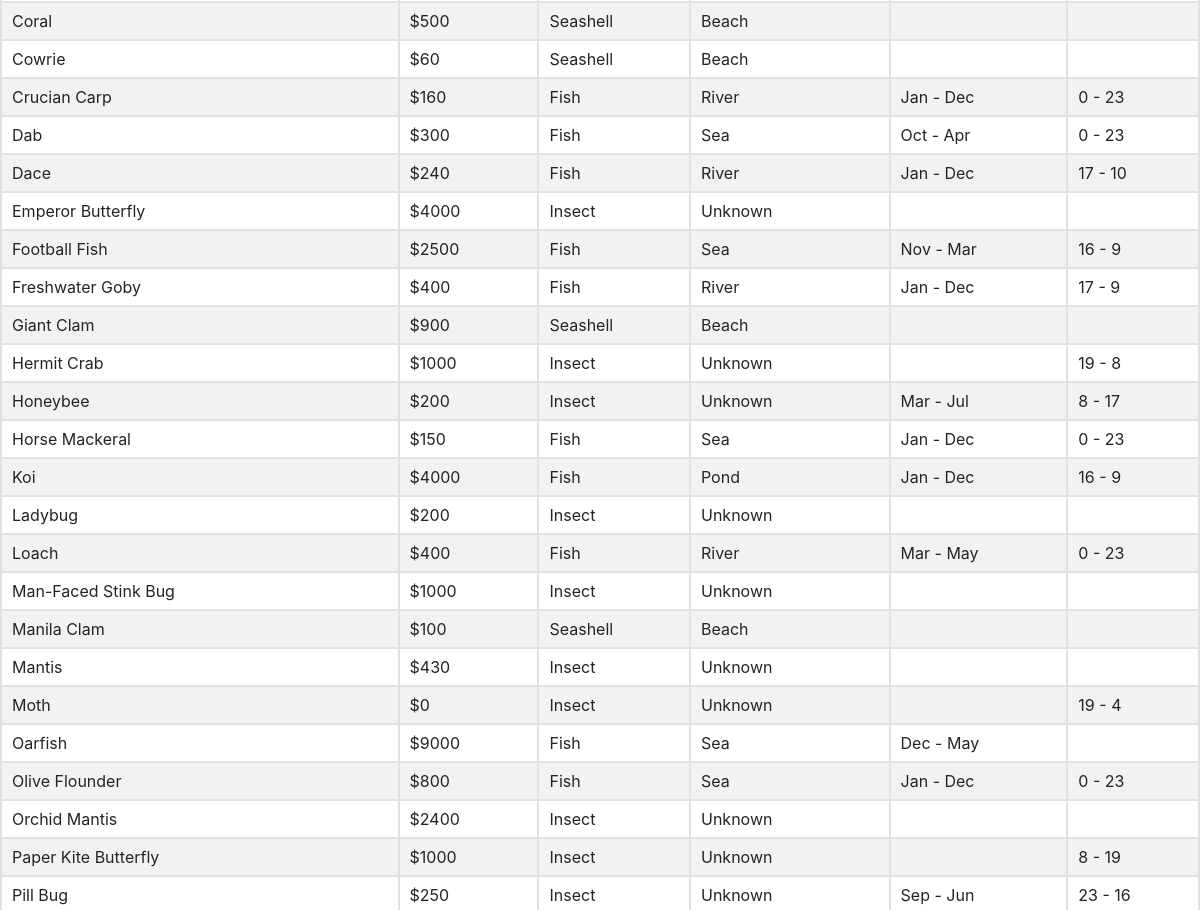
Before: / (middle part) with the older database file.
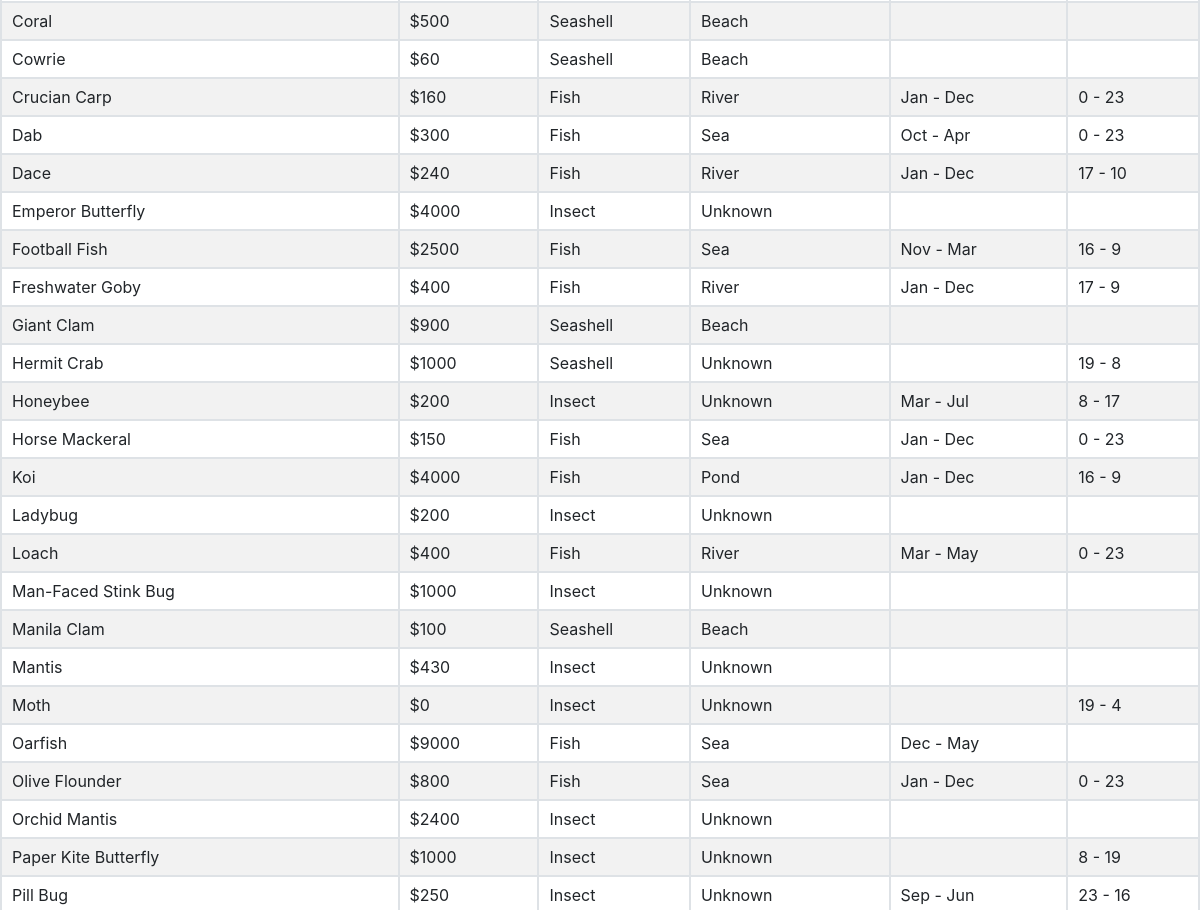
After: the same page with the newer database file.
### tables this page shows
CREATE TABLE collects (id INTEGER PRIMARY KEY ASC ON CONFLICT FAIL AUTOINCREMENT UNIQUE ON CONFLICT FAIL NOT NULL ON CONFLICT FAIL, name VARCHAR (128) UNIQUE ON CONFLICT FAIL NOT NULL ON CONFLICT FAIL COLLATE NOCASE, price INTEGER NOT NULL ON CONFLICT FAIL, type INTEGER NOT NULL ON CONFLICT FAIL REFERENCES types (id), location INTEGER REFERENCES locations (id) DEFAULT (1), startseason INTEGER DEFAULT (- 1), endseason INTEGER DEFAULT (- 1), starthour INTEGER DEFAULT (- 1), endhour INTEGER DEFAULT (- 1));

### app.py (the view)
@app.route('/')
def home():
    return render_template(
        "home.html",
        data=get_data().get_json()["data"],
        month=["Jan", "Feb", "Mar", "Apr", "May", "Jun", "Jul", "Aug", "Sep", "Oct", "Nov", "Dec"]
    )

### app.py (called while the page is built)
def get_data():
    conn = sqlite3.connect('db.sqlite')
    cur = conn.cursor()
    cur.execute("""SELECT * FROM collections""")
    data = {}
    d = []
    for c in cur.fetchall():
        t = {}
        t["id"] = c[0]
        t["name"] = c[1].replace(" ", "_")
        t["display_name"] = c[1].title()
        t["price"] = c[2]
        t["type"] = c[3]
        t["location"] = c[4]
        t["start_month"] = c[7]
        t["end_month"] = c[8]
        t["start_hour"] = c[5]
        t["end_hour"] = c[6]
        print(t)
        d.append(t)
    data = {
        "data": d
    }
    return jsonify(data)

### templates/home.html (shortened to what this page needs)
<html>
<head>
    <link href="https://stackpath.bootstrapcdn.com/bootstrap/4.4.1/css/bootstrap.min.css" rel="stylesheet" >
    <link href="https://cdn.datatables.net/1.10.20/css/jquery.dataTables.min.css" rel="stylesheet">
</head>
<body>
    <div id="content">
        <table id="data" class="table table-striped table-bordered table-sm table-responsibe-sm table-hover">
            <tbody>
                {% for c in data: %}
                    <tr class="tr" id="tr-{{c.name}}">
                        <td class="td name" id="td-{{c.id}}-name">{{c.display_name}}</td>
                        <td class="td price" id="td-{{c.id}}-price">${{c.price}}</td>
                        <td class="td type" id="td-{{c.id}}-type">{{c.type | title}}</td>
                        <td class="td location" id="td-{{c.id}}-location">{{c.location | title}}</td>
                        {% if c.start_month > -1 %}
                            <td class="td months" id="td-{{c.id}}-months">{{ month[c.start_month | int] }} - {{ month[c.end_month | int]}} </td>
                        {% else %}
                            <td class="td months" id="td-{{c.id}}-months"></td>
                        {% endif %}
                        {% if c.start_hour > -1 %}
                            <td class="td hours" id="td-{{c.id}}-hours">{{c.start_hour}} - {{c.end_hour}}</td>
                        {% else %}
                            <td class="td hours" id="td-{{c.id}}-hours"></td>
                        {% endif %}
                    </tr>
                {% endfor %}
            </tbody>
        </table>
    </div>
</body>
</html>

Changed rows visible on the page:
changed collects "Hermit Crab": type "Insect" → "Seashell"
